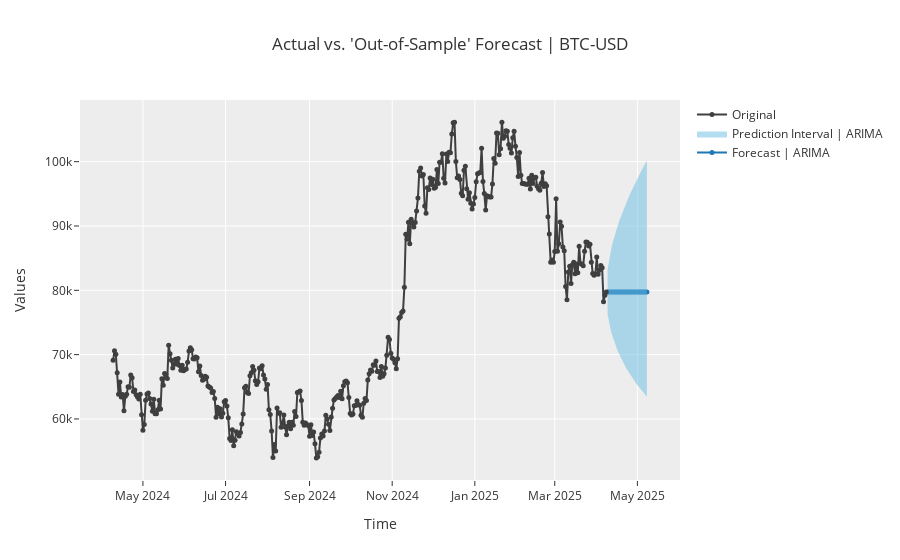

The code cell stored with this chart in its notebook:
### Code cell
#Plot prophet model forecast
plot_model(final_arima, plot='forecast')
